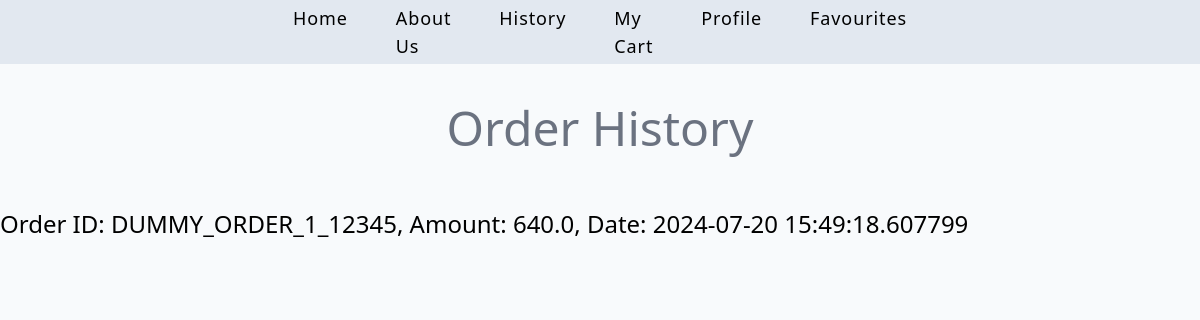
The page /history (signed in) on the database its author committed.
### app.py (models this page shows)
class Order(db.Model):
    id = db.Column(db.Integer, primary_key=True)
    user_id = db.Column(db.Integer, db.ForeignKey('user.id'), nullable=False)
    razorpay_order_id = db.Column(db.String(100), nullable=False)
    razorpay_payment_id = db.Column(db.String(100), nullable=False)
    amount = db.Column(db.Float, nullable=False)
    created_at = db.Column(db.DateTime, default=datetime.utcnow)
    user = db.relationship('User', backref='orders', lazy=True)
    items = db.relationship('OrderItem', backref='order', lazy=True)

### app.py (the view)
@app.route('/history')
@login_required
def history():
    orders = Order.query.filter_by(user_id=current_user.id).all()
    return render_template('history.html', orders=orders)

### app.py (called while the page is built)
@login_manager.user_loader
def load_user(user_id):
    return User.query.get(int(user_id))

### templates/history.html (shortened to what this page needs)
<!DOCTYPE html>
<html lang="en">
<head>
    <link rel="stylesheet" href="{{ url_for('static', filename='src/style.css') }}">
    <script src="https://cdn.tailwindcss.com"></script>
</head>
<body class="bg-slate-50">
       <nav class="relative px-4 py-4   bg-slate-200  h-16 w-full">
        <div class="py-4 flex justify-center h-16 w-full ">
		<ul class="  text-lg font-poppins font-medium hidden absolute top-1/2 left-1/2 transform -translate-y-1/2 -translate-x-1/2   lg:flex lg:justify-center lg:w-auto ">
			         <li class="mx-6 tracking-wider"><a href="main">Home</a></li>
                    <li class="mx-6 tracking-wider"><a href="about">About Us</a></li>
                    <li class="mx-6 tracking-wider"><a href="history">History</a></li>
                    <li class="mx-6 tracking-wider"><a href="cart">My Cart</a></li>
                    <li class="mx-6 tracking-wider"><a href="profile">Profile</a></li>
                    <li class="mx-6 tracking-wider"><a href="favourite">Favourites</a>
		</ul>
        </div>
	</nav>
    <h1 class="text-center text-gray-500 text-5xl mt-10">Order History</h1>
    {% if orders %}
        <ul class="mt-14">
            {% for order in orders %}
                <li class="text-2xl font-poppins ">Order ID: {{ order.razorpay_order_id }}, Amount: {{ order.amount }}, Date: {{ order.created_at }}</li>
            {% endfor %}
        </ul>
    {% else %}
        <p>No orders found.</p>
    {% endif %}
</body>
</html>

### rows shown on the page
Order: razorpay_order_id "DUMMY_ORDER_1_12345", amount "640.0", created_at "2024-07-20 15:49:18.607799"
